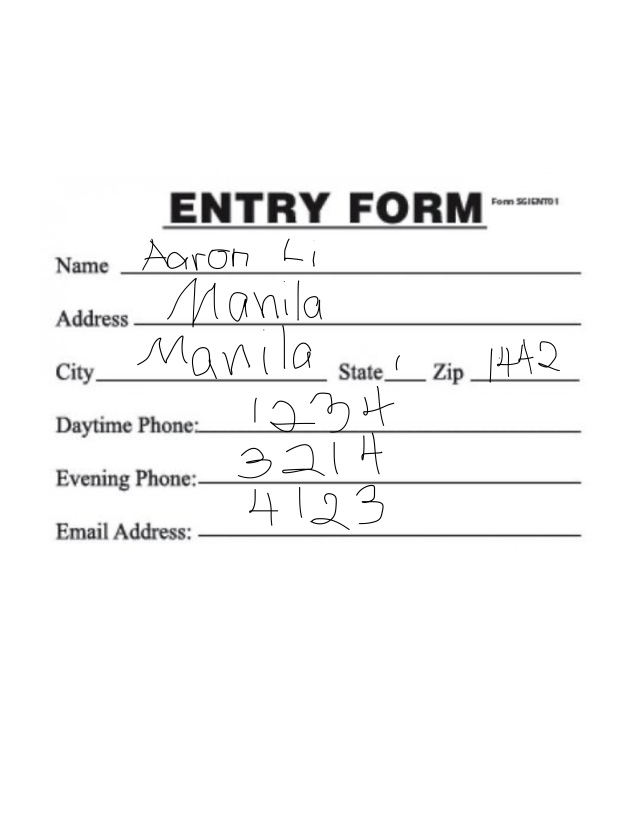
#> input picture TemplateModeAlphaTesting/Data/Data1.jpg, 1275 x 1650 px, found by its file name (shown at 1/2 size); its folder holds only this picture in this run
$ jupyter execute --allow-errors template-usage-mass-data.ipynb
#> lines starting #> are read from the running program, lines starting #| are printed output that depends on the picture; after the words box and inside, x2 and y2 are one past the last pixel; in counts of white or black regions, pixels touching at a corner belong together
[cell 1]
import cv2
import numpy as np
from matplotlib import pyplot as plt
import time
from tesserocr import PyTessBaseAPI
import os
from PIL import Image
import json

[cell 2]
#loading the template

template = json.loads(open(r"C:\Users\brans\Downloads\template.json").read())
#> (reads Main-functionalities/Feature-1-Template-and-capture/template.json from the repository)
#> further down, img is the input picture: shape (1650, 1275, 3); mean B, G, R 247.1, 247.1, 247.1
#> `thresh_inv = cv2.threshold(gray, 0, 255, cv2.THRESH_BINARY_INV+cv2.THR..`:
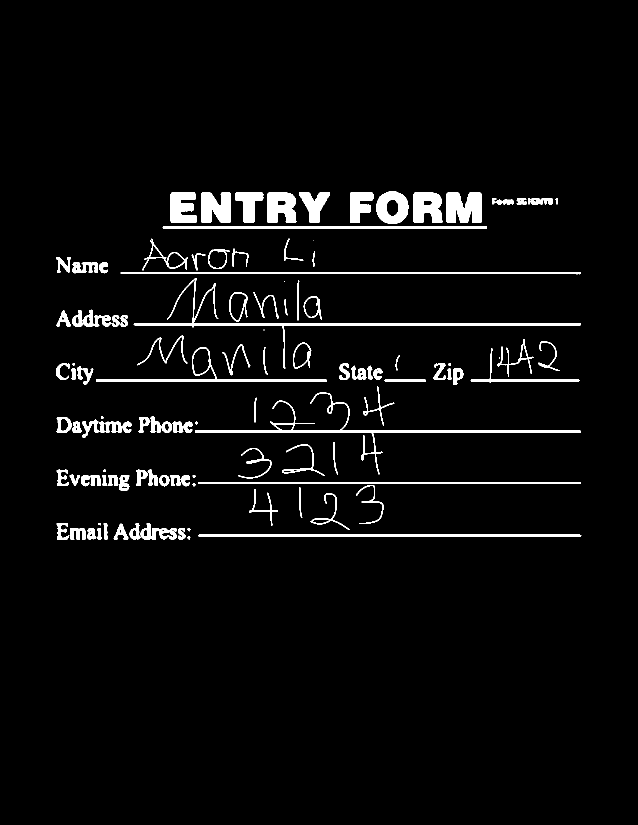
#> thresh_inv: shape (1650, 1275) (shown at 1/2 size); 3.8% white; 110 white regions (4 under 20 px), largest, box (x1, y1, x2, y2) and area: (267, 556, 1162, 738) 5557, (390, 785, 1162, 949) 5309, (325, 452, 974, 458) 3883
#> `thresh = cv2.resize(thresh, (template_dimension[0], template_dimension..`:
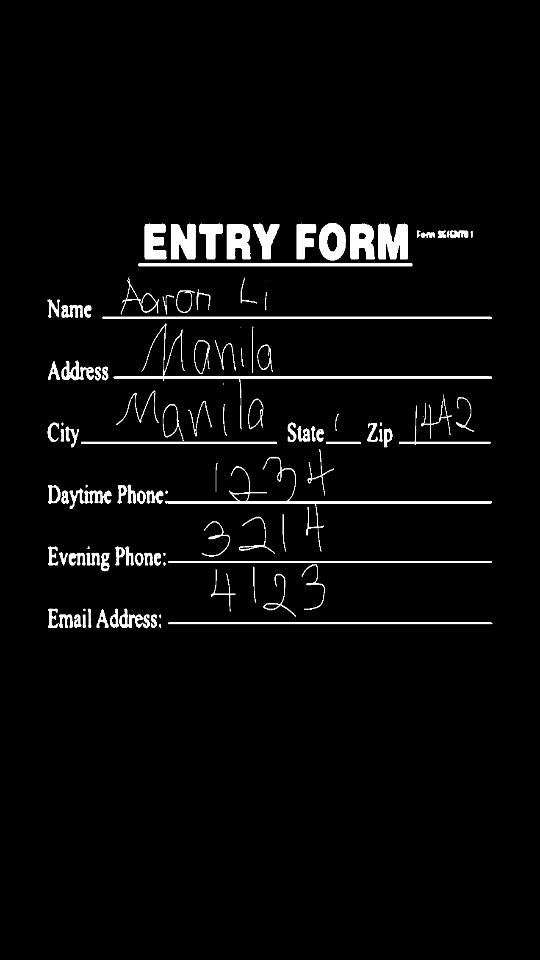
#> thresh: shape (960, 540); min 0, max 255, mean 9.8
template = json.loads(template)

template_dimension = template.get("image_dimension")
template_data_fields = template.get("data_fields")


directory = r"C:\Users\brans\Downloads\data"
files = []
filenames = []
# iterate over files in that directory
for filename in os.listdir(directory):
    f = os.path.join(directory, filename)
    # checking if it is a file
    if os.path.isfile(f):
        files.append(f)
        filenames.append(filename)

data = {}

#> (the rest of this cell did not finish here and is left out)
